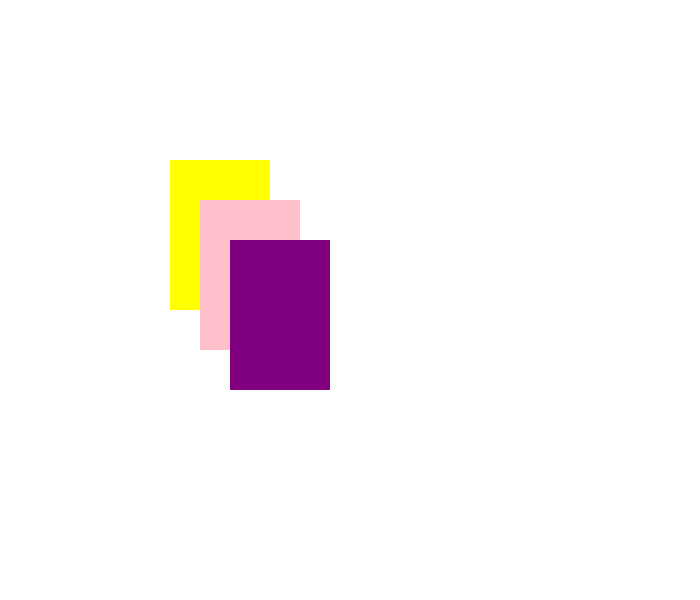
Frame 1 (no input)
Frame 60 (no input): identical to frame 1, image omitted
Frame 120 (the mouse pressed at the canvas centre since frame 60): identical to frame 1, image omitted

The p5.js sketch that drew this single still picture (run headless with seeded random() and noise() and a simulated clock; from frame 60 on, the mouse is pressed at the canvas centre):

// p5.js sketch
// ── sketch.js
function setup() {
  createCanvas(700, 600);
}

function draw(){
	background(255,255,255);

  fill("yellow");
  noStroke();
  rect(170,160,100,150);

  fill("pink");
  noStroke();
  rect(200,200,100,150);

  fill("purple");
  noStroke();
  rect(230,240,100,150);

}
